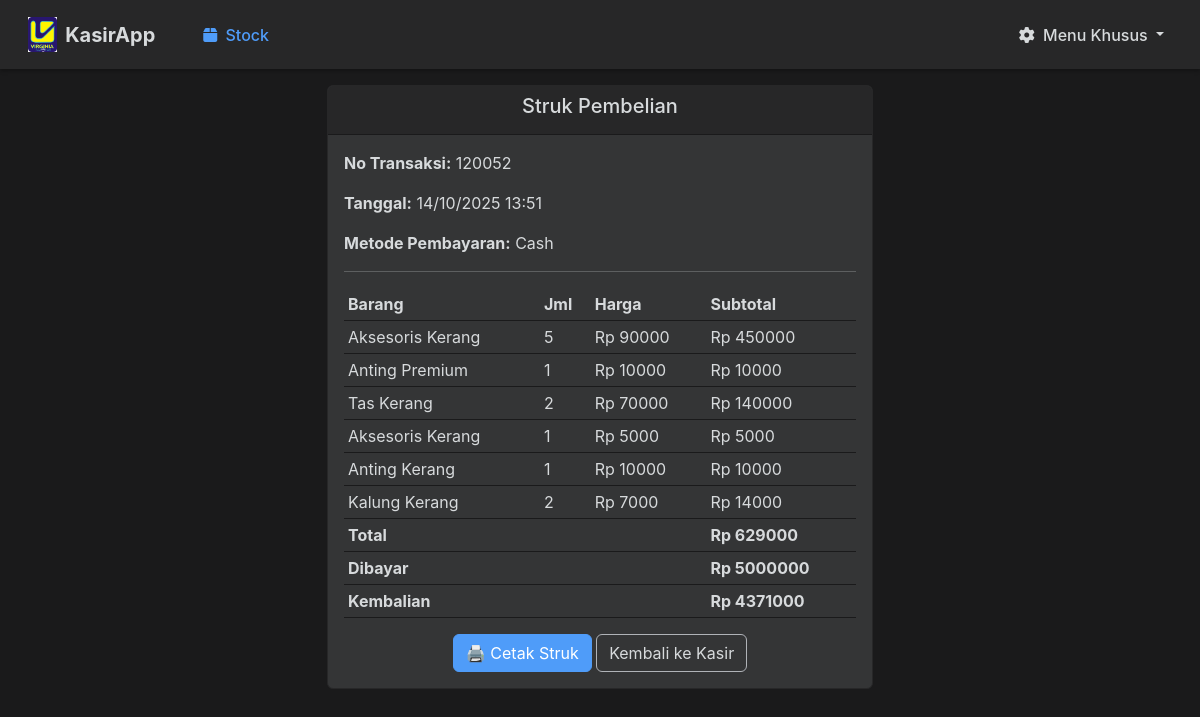
Screenshot of /struk/45/ with the database file from the repository.
### kasir/models.py (models this page shows, shortened)
class Transaksi(models.Model):
    PAYMENT_METHOD_CHOICES = [
        ('cash', 'Cash'),
        ('card', 'Card'),
        ('transfer', 'Transfer'),
    ]
    no_transaksi = models.CharField(max_length=20, unique=True)
    tanggal = models.DateTimeField(auto_now_add=True)
    customer = models.ForeignKey(Customer, on_delete=models.SET_NULL, null=True, blank=True)
    payment_method = models.CharField(max_length=10, choices=PAYMENT_METHOD_CHOICES, null=True, blank=True)
    amount_paid = models.DecimalField(max_digits=12, decimal_places=2, null=True, blank=True)
    change = models.DecimalField(max_digits=12, decimal_places=2, null=True, blank=True)

class DetailTransaksi(models.Model):
    transaksi = models.ForeignKey(Transaksi, on_delete=models.CASCADE)
    produk = models.ForeignKey(Produk, on_delete=models.CASCADE)
    jumlah = models.PositiveIntegerField(default=1)
    subtotal = models.DecimalField(max_digits=12, decimal_places=2)

class Produk(models.Model):
    nama_barang = models.CharField(max_length=100)
    barcode = models.CharField(max_length=50, unique=True)
    harga_barang = models.DecimalField(max_digits=12, decimal_places=2)
    stok = models.PositiveIntegerField()
    gambar = models.ImageField(upload_to='gambar_produk/', blank=True, null=True)

### kasir/views.py (the view)
# urls.py: path('struk/<int:transaksi_id>/', views.halaman_struk, name='halaman_struk'),
def halaman_struk(request, transaksi_id):
    transaksi = get_object_or_404(Transaksi, id=transaksi_id)
    details = DetailTransaksi.objects.filter(transaksi=transaksi)
    total = details.aggregate(Sum('subtotal'))['subtotal__sum'] or 0
    return render(request, 'struk.html', {
        'transaksi': transaksi,
        'details': details,
        'total': total
    })

### kasir/templates/struk.html (shortened to what this page needs)
{% extends "base.html" %}
{% load static %}
{% block content %}
<div class="container mt-3">
  <div class="row justify-content-center">
    <div class="col-md-6">
      <div class="card">
        <div class="card-header text-center">
          <h5>Struk Pembelian</h5>
        </div>
        <div class="card-body">
          <p><strong>No Transaksi:</strong> {{ transaksi.no_transaksi }}</p>
          <p><strong>Tanggal:</strong> {{ transaksi.tanggal|date:"d/m/Y H:i" }}</p>
          <p><strong>Metode Pembayaran:</strong> {{ transaksi.get_payment_method_display }}</p>
          <hr>
          <table class="table table-sm">
            <thead><tr><th>Barang</th><th>Jml</th><th>Harga</th><th>Subtotal</th></tr></thead>
            <tbody>
              {% for detail in details %}
              <tr>
                <td>{{ detail.produk.nama_barang }}</td>
                <td>{{ detail.jumlah }}</td>
                <td>Rp {{ detail.produk.harga_barang|floatformat:0 }}</td>
                <td>Rp {{ detail.subtotal|floatformat:0 }}</td>
              </tr>
              {% endfor %}
            </tbody>
            <tfoot>
              <tr>
                <th colspan="3">Total</th>
                <th>Rp {{ total|floatformat:0 }}</th>
              </tr>
              <tr>
                <th colspan="3">Dibayar</th>
                <th>Rp {{ transaksi.amount_paid|floatformat:0 }}</th>
              </tr>
              <tr>
                <th colspan="3">Kembalian</th>
                <th>Rp {{ transaksi.change|floatformat:0 }}</th>
              </tr>
            </tfoot>
          </table>
          <div class="text-center mt-3">
            <button class="btn btn-primary" onclick="window.print()">🖨️ Cetak Struk</button>
            <a href="{% url 'halaman_kasir' %}" class="btn btn-secondary">Kembali ke Kasir</a>
          </div>
        </div>
      </div>
    </div>
  </div>
</div>
{% endblock %}

### templates/base.html (style rules this page uses)
:root { --bg-primary: #1a1a1b; --bg-secondary: #272728; --bg-tertiary: #343536; --text-primary: #d7dadc; --text-secondary: #b0b3b8; --text-muted: #818384; --accent-color: #4f9cf9; --accent-hover: #3a8bdf; --danger-color: #e74c3c; }
html, body { height: 100%; margin: 0; background-color: var(--bg-primary); color: var(--text-primary); font-family: -apple-system, BlinkMacSystemFont, "Segoe UI", Roboto, Helvetica, Arial, sans-serif; }
h1, h2, h3, h4, h5, h6 { color: var(--text-primary); }
.card { background-color: var(--bg-tertiary); border: 1px solid var(--bg-secondary); color: var(--text-primary); }
.card-header { background-color: var(--bg-secondary); border-bottom: 1px solid var(--bg-primary); }
.btn-primary { background-color: var(--accent-color); border-color: var(--accent-color); }
.btn-secondary { background-color: var(--bg-tertiary); border-color: var(--text-secondary); color: var(--text-primary); }
.table { --bs-table-bg: var(--bg-tertiary); --bs-table-striped-bg: var(--bg-secondary); --bs-table-color: var(--text-primary); --bs-table-border-color: var(--bg-primary); --bs-table-hover-bg: #3a3a3c; }

### rows the page displays
DetailTransaksi: produk.nama_barang "Aksesoris Kerang", jumlah "5", produk.harga_barang "90000", subtotal "450000"
DetailTransaksi: produk.nama_barang "Anting Premium", jumlah "1", produk.harga_barang "10000", subtotal "10000"
DetailTransaksi: produk.nama_barang "Tas Kerang", jumlah "2", produk.harga_barang "70000", subtotal "140000"
DetailTransaksi: produk.nama_barang "Aksesoris Kerang", jumlah "1", produk.harga_barang "5000", subtotal "5000"
DetailTransaksi: produk.nama_barang "Anting Kerang", jumlah "1", produk.harga_barang "10000", subtotal "10000"
DetailTransaksi: produk.nama_barang "Kalung Kerang", jumlah "2", produk.harga_barang "7000", subtotal "14000"

### other values shown
{{ total|floatformat:0 }} "629000"
